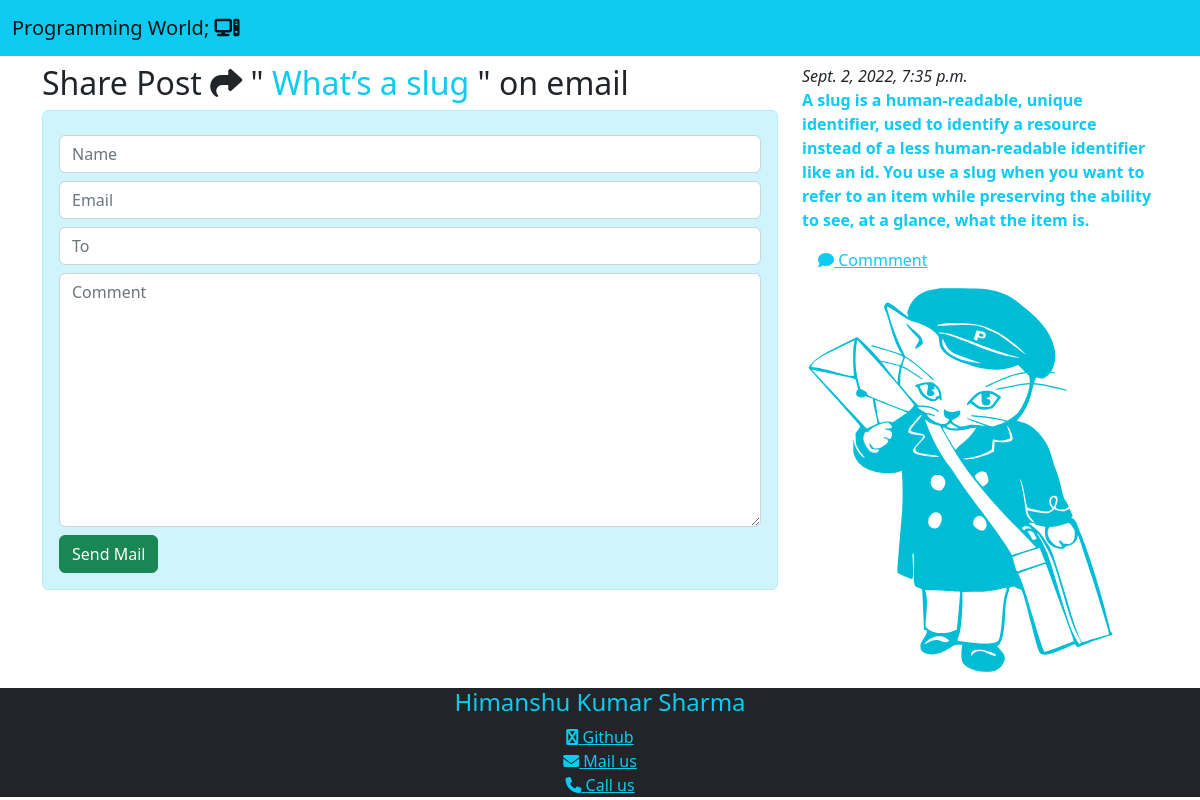
The app's page /share/post/1 with its own data.
### mvt/models.py (models this page shows)
class posts(models.Model):
    STATUS_CHOICES	=	(('draft',	'Draft'),('published',	'Published'),)
    title =	models.CharField(max_length=300)
    slug	=	AutoSlugField(populate_from='title',max_length=250,unique=True,null=True,default=None)
    author	=	models.CharField(max_length=250)
    body	=	models.TextField()
    publish	=	models.DateTimeField(default=datetime.now(), blank=True)
    created	=	models.DateTimeField(auto_now_add=True)
    updated	=	models.DateTimeField(auto_now=True)
    status	=	models.CharField(max_length=10,choices=STATUS_CHOICES,default='draft')

### mvt/views.py (the view, shortened to what this page needs)
# urls.py: path('share/post/<int:postID>',views.share_post,name='share_post'),
def share_post(request, postID):
    post	=	get_object_or_404(pts,id=postID)
    sent=False
    message = False
    return render(request,'mvt/sharepost.html',
        {
            'post': post,
            'status': sent,
            'message' : message
        })

### mvt/templates/mvt/sharepost.html (shortened to what this page needs)
{% extends 'core/base.html' %}
{% load static %}
{% block content %}
<nav class="navbar bg-info">
    <div class="container-fluid">
      <a class="navbar-brand" href="{% url 'homepage' %}">Programming World; <i class="fas fa-computer"></i> </a>
    </div>
  </nav>
  <div class="container mt-2">
    <div class="row">
        <div class="col-sm-8">
            <h2 >Share Post <i class="fas fa-share"></i>  " <span class='text-info'>{{post.title}} </span> " on email </h2>
            <div class="container mt-2 alert alert-info">
                <form action="" method="POST">
                    <input type="text" name="name"  required placeholder="Name" class="form-control mt-2">
                    <input type="email" name="email"  placeholder="Email" required  class="form-control mt-2">
                    <input type="email" name="tosend"  required placeholder="To" class="form-control mt-2">
                    <textarea name="comment"  cols="30" rows="10" class="form-control mt-2" placeholder="Comment"></textarea>
                    <input type="submit" value="Send Mail" class="mt-2 btn btn-success">
                </form>
            </div>
        </div>
<div class="col-sm-4">
    <p>
        <em>{{post.publish}}</em> <br>
        <b class='text-info'>{{post.body}}</b>
    </p>
    <a href="{% url 'comments'  post.slug %}" class="text-info mx-3"><i class="fas fa-comment"></i> Commment  </a>
    <div class="mt-2">
        <img src="{% static 'mvt/img/w.svg' %}" alt="" class="img-fluid" height="400px" style="height:400px">
    </div>
</div>
    </div>
  </div>
  {% include 'core/bottom.html' %}
{% endblock content %}

### records on screen
posts: title "What’s a slug", publish "Sept. 2, 2022, 7:35 p.m.", body "A slug is a human-readable, unique identifier, used to identify a resource instead of a less human-readable identifier like an id. You use a slug when you want to refer to an item while preserving the ability to see, at a glance, what the item is."
